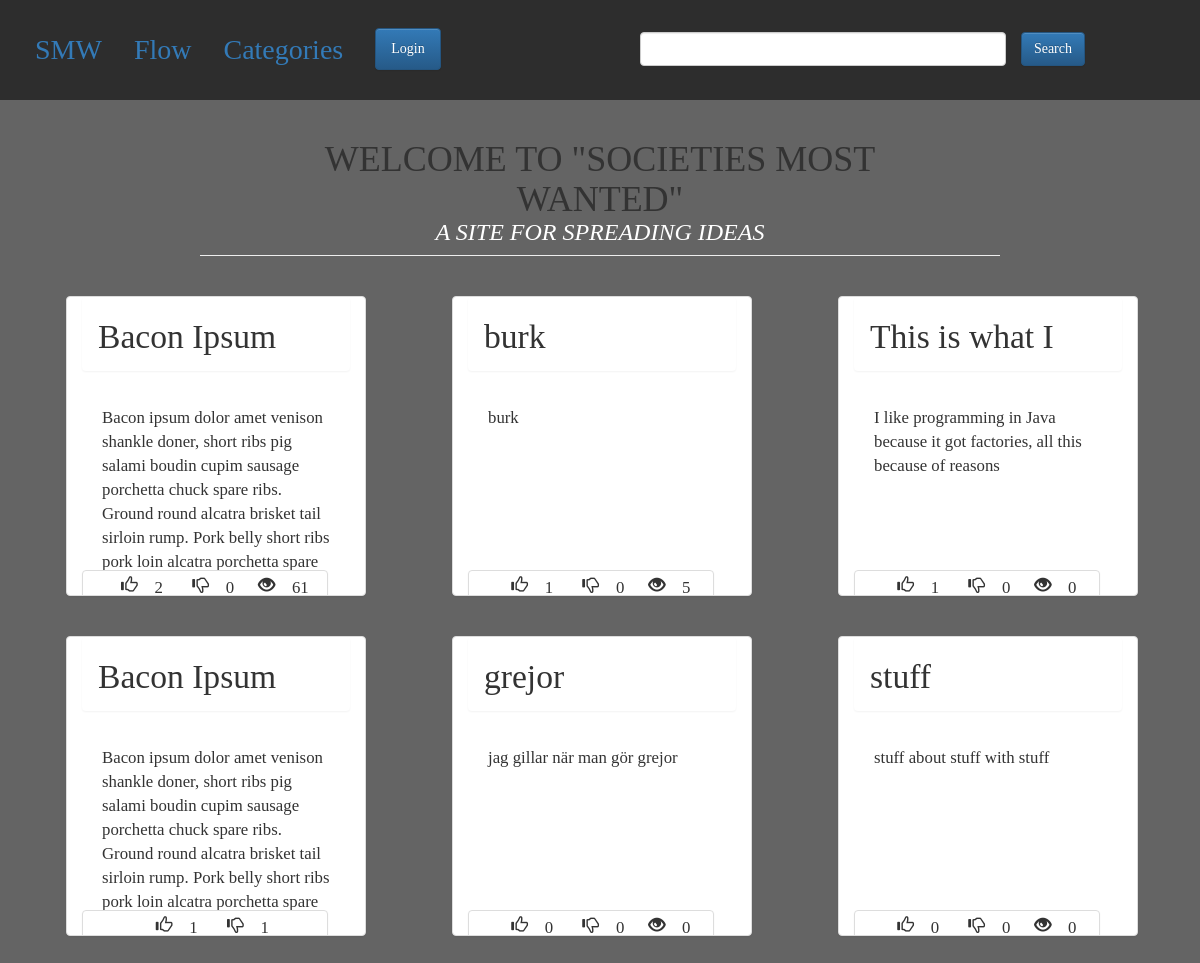
The page / on the database its author committed.
### smw/models.py (models this page shows, shortened)
class Post(models.Model):
    User = models.ForeignKey(authUser, on_delete=models.CASCADE)
    Category = models.ForeignKey(Category, on_delete=models.CASCADE)
    Title = models.CharField(max_length=200)
    Idea = models.TextField(unique=True)
    Tags = models.CharField(max_length=200, blank=True, null=True)
    Views = models.IntegerField(default=0)
    Wants = models.ManyToManyField(authUser, related_name="Wants")
    Shlts = models.ManyToManyField(authUser, related_name="Shlts")
    Post_Date = models.DateTimeField(default=datetime.now)
    def comment_count(self):
         return self.comment_set.count()
    def Want_count(self):
        return self.Wants.all().count()
    def Shlt_count(self):
        return self.Shlts.all().count()
    def Rating_value(self):
        return self.Want_count()-self.Shlt_count()

### smw/views.py (the view)
# urls.py: url(r'^$', views.IndexView.as_view(), name='index'),#homepage/preview
class IndexView(generic.ListView):
    template_name = "smw/index.html"
    def get_queryset(self):
        lst = list(Post.objects.all())
        lst = sorted(lst, key=lambda x: x.Rating_value(), reverse=True)
        return lst[:6]

### smw/templates/smw/index.html
{% extends 'smw/base.html' %}
{% block body %}
<head>
    <link rel="stylesheet" type="text/css" href="../../static/smw/style.css">
</head>
<div class="page-header col-md-8 col-md-offset-2">
    <h1 id="title-big">WELCOME TO "SOCIETIES MOST WANTED"</h1>
    <h2 id="title-small">A SITE FOR SPREADING IDEAS</h2>
</div>
{% include 'smw/idea_list.html'%}
{% endblock%}

### smw/templates/smw/base.html (shortened to what this page needs)
<!DOCTYPE html>
<html>
    <head>
        {% load staticfiles %}
        <link rel="stylesheet" href="https://maxcdn.bootstrapcdn.com/bootstrap/3.3.7/css/bootstrap.min.css">
        <link rel="stylesheet" href="https://maxcdn.bootstrapcdn.com/bootstrap/3.3.7/css/bootstrap-theme.min.css">
        <link rel="stylesheet" type="text/css" href="{% static 'smw/style.css' %}"/>
    </head>
    <body>
        <ul class="nav nav-pills">
            <li role="presentation"><a href="{% url 'smw:index' %}">SMW</a></li>
            <li role="presentation"><a href="{% url 'smw:flow' %}">Flow</a></li>
            <li role="presentation"><a href="{% url 'smw:categories' %}">Categories</a></li>
            {% if request.user.is_authenticated %}
            <li><a href="{% url 'smw:create' %}">Create</a></li>
            <li><a href="{% url 'attest:detail' request.user.pk %}">@ME</a></li>
            <li class="logout-box">{% include 'attest/logout_form.html' %}</li>
            {%else%}
            <li><a class="btn btn-mini btn-login btn-primary" href="{% url 'attest:lgn'%}">Login</a>
            </li>
            {%endif%}
            <form class="col-lg-5 col-md-5 col-sm-6 col-xs-8 search" role="search" method="post" action="{% url 'smw:search' %}">
                <input type="text" name="q" class="form-control search-field">
                <button type="submit" name="button" class="btn btn-mini btn-primary">Search</button>
            </form>
        </ul>
        {% block body %}
        {% endblock %}
    </body>
</html>

### smw/templates/smw/idea_list.html (shortened to what this page needs)
{% for idea in object_list %}
<div class="cont">
<div class="panel panel-default col-lg-3 col-md-5 col-sm-11 col-xs-11 panelCust">
    <p class="panel panel-title postTitle"><a href="{% url 'smw:post' idea.pk %}">{{idea.Title}}</a></p>
    <div class="panel-body postBod">
        <p>{{idea.Idea}}</p>
    </div>
    <center>
        <div class="panel panel-default col-md-11 panel-stats">
            <p class="glyphicon glyphicon-thumbs-up glyphicon-danger"> {{idea.Want_count}}</p>
            <p class="glyphicon glyphicon-thumbs-down"> {{idea.Shlt_count}}</p>
            <p class="glyphicon glyphicon-eye-open"> {{idea.Views}}</p>
        </div>
    </center>
</div>
    </div>
{% endfor %}

### smw/static/smw/style.css (style rules this page uses)
html { position: relative; min-height: 100%; }
* { padding: 0px; margin: 0px; box-sizing: border-box; font-family: "Lucida Console", serif; }
body { background-color: rgb(100, 100, 100); padding-bottom: 100px; }
.nav { background-color: rgb(45, 45, 45); font-size: 2em; padding: 20px; min-width: 320px; max-height: 200px; }
.search { padding-top: 12px; float: right; margin-right: 80px; }
h1#title-big { max-width: 75%; text-align: center; margin: auto; font-size: 6vw; margin-top: }
h2#title-small { color: white; font-style: italic; text-align: center; margin: auto; font-size: 5vw; }
.glyphicon { margin: 0px 0px 0px 15px; }
.btn { margin: 0px 0px 0px 15px; }
.btn-login { position: absolute; top: 8px; }
form { display: flex; position: absolute; max-width: 475px; }
.panelCust { margin: 20px 20px 20px 5.5%; font-size: 1.2em; height: 400px; overflow: hidden; }
.panel-title { padding: 15px; }
.panel-body { overflow: hidden; word-break: keep-all; max-height: 280px; height: 60%; }
.postTitle { font-size: 2em; height: 25%; overflow: hidden; }
.postBod { margin-top: 20px; margin-left: 5px; }
.glyphicon-thumbs-up { padding: 5px; border-radius: 15px; }
.glyphicon-thumbs-down { padding: 5px; border-radius: 15px; }
@media screen and (min-width: 700px) { h1#title-big { font-size: 4vw; } }
@media screen and (min-width: 700px) { h2#title-small { font-size: 3vw; } }
@media screen and (min-width: 900px) { h1#title-big { font-size: 3vw; } }
@media screen and (min-width: 900px) { h2#title-small { font-size: 2vw; } }
@media screen and (max-width: 1200px) { .panelCust { height: 300px; } }
@media screen and (max-width: 1200px) { .panel-body { height: 60%; } }

### rows shown on the page
Post: Title "Bacon Ipsum…", Idea "Bacon ipsum dolor amet venison shankle doner, short ribs pig salami boudin cupim sausage porchetta chuck spare ribs. Ground round alcatra brisket tail sirloin rump. Pork belly short ribs pork loin alcatra porchetta spare…", Want_count "2", Shlt_count "0", Views "61"
Post: Title "burk", Idea "burk", Want_count "1", Shlt_count "0", Views "5"
Post: Title "This is what I…", Idea "I like programming in Java because it got factories, all this because of reasons", Want_count "1", Shlt_count "0", Views "0"
Post: Title "Bacon Ipsum", Idea "Bacon ipsum dolor amet venison shankle doner, short ribs pig salami boudin cupim sausage porchetta chuck spare ribs. Ground round alcatra brisket tail sirloin rump. Pork belly short ribs pork loin alcatra porchetta spare…", Want_count "1", Shlt_count "1"
Post: Title "grejor", Idea "jag gillar när man gör grejor", Want_count "0", Shlt_count "0", Views "0"
Post: Title "stuff", Idea "stuff about stuff with stuff", Want_count "0", Shlt_count "0", Views "0"
